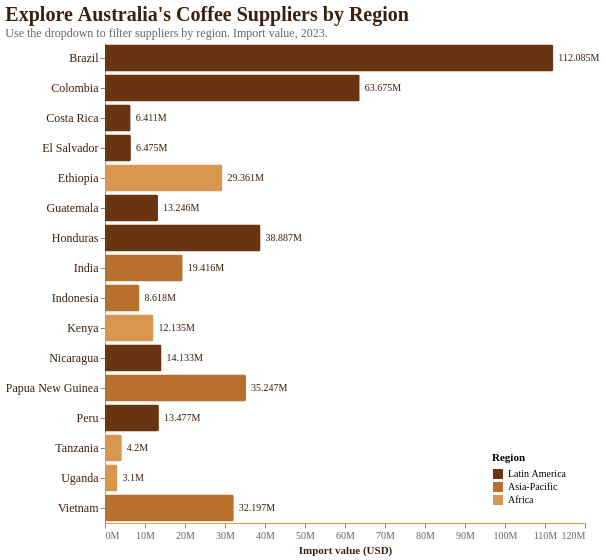

Describe this chart as a Vega-Lite specification.
### Vega-Lite specification from a JSON file in a GitHub repository (floating-point values rounded to 4 significant figures)
{"$schema": "https://vega.github.io/schema/vega-lite/v5.json", "title": {"text": "Explore Australia's Coffee Suppliers by Region", "subtitle": "Use the dropdown to filter suppliers by region. Import value, 2023.", "anchor": "start", "fontSize": 20, "subtitleFontSize": 12, "subtitleColor": "#666", "color": "#3C1F0F", "font": "Georgia, Times New Roman, serif", "subtitleFont": "Georgia, Times New Roman, serif"}, "width": 480, "height": 480, "data": {"values": [{"country": "Brazil", "value": 112085, "region": "Latin America"}, {"country": "Colombia", "value": 63675, "region": "Latin America"}, {"country": "Honduras", "value": 38887, "region": "Latin America"}, {"country": "Papua New Guinea", "value": 35247, "region": "Asia-Pacific"}, {"country": "Vietnam", "value": 32197, "region": "Asia-Pacific"}, {"country": "Ethiopia", "value": 29361, "region": "Africa"}, {"country": "India", "value": 19416, "region": "Asia-Pacific"}, {"country": "Nicaragua", "value": 14133, "region": "Latin America"}, {"country": "Peru", "value": 13477, "region": "Latin America"}, {"country": "Guatemala", "value": 13246, "region": "Latin America"}, {"country": "Kenya", "value": 12135, "region": "Africa"}, {"country": "Indonesia", "value": 8618, "region": "Asia-Pacific"}, {"country": "El Salvador", "value": 6475, "region": "Latin America"}, {"country": "Costa Rica", "value": 6411, "region": "Latin America"}, {"country": "Tanzania", "value": 4200, "region": "Africa"}, {"country": "Uganda", "value": 3100, "region": "Africa"}]}, "params": [{"name": "Region", "value": "All", "bind": {"input": "select", "options": ["All", "Latin America", "Asia-Pacific", "Africa"], "name": "Region: "}}], "transform": [{"filter": "Region == 'All' || datum.region == Region"}, {"calculate": "datum.value * 1000", "as": "value_usd"}], "layer": [{"mark": {"type": "bar", "cornerRadiusEnd": 2}, "encoding": {"y": {"field": "country", "type": "nominal", "sort": "-x", "title": null, "axis": {"labelFontSize": 12, "labelColor": "#3C1F0F"}}, "x": {"field": "value_usd", "type": "quantitative", "title": "Import value (USD)", "axis": {"titleColor": "#3C1F0F", "labelColor": "#666", "grid": false, "format": "~s", "labelExpr": "replace(datum.label, 'G', 'B')"}}, "color": {"field": "region", "type": "nominal", "scale": {"domain": ["Latin America", "Asia-Pacific", "Africa"], "range": ["#6B3410", "#B8702F", "#D89651"]}, "legend": {"title": "Region", "orient": "bottom-right"}}, "tooltip": [{"field": "country", "type": "nominal", "title": "Country"}, {"field": "region", "type": "nominal", "title": "Region"}, {"field": "value_usd", "type": "quantitative", "title": "Value (USD)", "format": "$~s"}]}}, {"mark": {"type": "text", "align": "left", "dx": 5, "fontSize": 10, "color": "#3C1F0F"}, "encoding": {"y": {"field": "country", "type": "nominal", "sort": "-x"}, "x": {"field": "value_usd", "type": "quantitative"}, "text": {"field": "value_usd", "type": "quantitative", "format": "~s"}}}], "config": {"view": {"stroke": null}, "background": "transparent", "axis": {"domainColor": "#D89651"}, "font": "Georgia, Times New Roman, serif"}}
